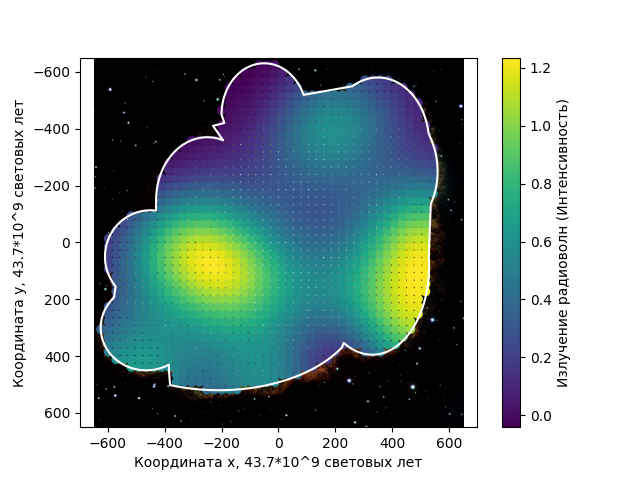

Python code for this plot:
import matplotlib.pyplot as plt
from scipy import interpolate
import shapely.geometry as geom
import numpy as np

image = plt.imread('crab.png')
fig, ax = plt.subplots()
ax.imshow(image, extent=[-650, 650, 650, -650])


t = np.linspace(np.pi, np.pi/2.5, 100)
x1 = -250 + 180 * np.cos(t)
y1 = -150 - 220 * np.sin(t)
x2 = -230
y2 = -410

x = np.append(x1, x2)
y = np.append(y1, y2)

x1 = -190
y1 = -420

x = np.append(x, x1)
y = np.append(y, y1)

t = np.linspace(np.pi, np.pi/8, 100)
x1 = -50 + 150 * np.cos(t)
y1 = -450 - 180 * np.sin(t)

x = np.append(x, x1)
y = np.append(y, y1)

t = np.linspace(np.pi*2/3, np.pi/20, 100)
x1 =  350 + 180 * np.cos(t)
y1 = -350 - 230 * np.sin(t)

x = np.append(x, x1)
y = np.append(y, y1)

t = np.linspace(np.pi/6, -np.pi/6, 100)
x1 = 380 + 180 * np.cos(t)
y1 = -250 - 230 * np.sin(t)

x = np.append(x, x1)
y = np.append(y, y1)

t = np.linspace(np.pi/30, -np.pi*2/3, 100)
x1 = 330 + 200 * np.cos(t)
y1 = 85 - 310 * np.sin(t)

x = np.append(x, x1)
y = np.append(y, y1)

t = np.linspace(-np.pi/6, -np.pi*11/18, 100)
x1 = -210 + 500 * np.cos(t)
y1 = 220 - 300 * np.sin(t)

x = np.append(x, x1)
y = np.append(y, y1)

x1 = -385
y1 = 450

x = np.append(x, x1)
y = np.append(y, y1)

t = np.linspace(-np.pi/3, -np.pi*5/4, 100)
x1 = -465 + 160 * np.cos(t)
y1 = 300 - 150 * np.sin(t)

x = np.append(x, x1)
y = np.append(y, y1)

t = np.linspace(-np.pi*7/9, -np.pi*277/180, 100)
x1 = -450 + 160 * np.cos(t)
y1 = 50 - 163 * np.sin(t)

x = np.append(x, x1)
y = np.append(y, y1)

x1 = -430
y1 = -150

x = np.append(x, x1)
y = np.append(y, y1)

spline_coords, figure_spline_part = interpolate.splprep([x, y], s=0)
spline_curve = interpolate.splev(figure_spline_part, spline_coords)

plt.axis('equal')
plt.plot(spline_curve[0], spline_curve[1], 'w')

curve_coords = []
points_coords = []

for i in range(len(spline_curve[0])):
    curve_coords.append([spline_curve[0][i], spline_curve[1][i]])

polygon = geom.Polygon(curve_coords)
points_number_per_side = 50
x_pictures_limits = [-650, 650]
y_pictures_limits = [650, -650]

for x_point_coord in np.linspace(*x_pictures_limits, points_number_per_side):
    for y_point_coord in np.linspace(*y_pictures_limits, points_number_per_side):
        p = geom.Point(x_point_coord, y_point_coord)
        if p.within(polygon):
            points_coords.append(x_point_coord)
            points_coords.append(y_point_coord)

x_p = np.array(points_coords[0::2])
y_p = np.array(points_coords[1::2])

def bell_function(x, y, intensity=1, dec_rate=[0.5, 0.5]):
    scalar_field = intensity*np.exp(-dec_rate[0] * x**2 - dec_rate[1] * y**2)
    return scalar_field

intensity_centrums_x = [-350, -150, 480, 520, -500, -10, 200, 300, 450, -400, -50, -500, 200, 0, 200]            

intensity_centrums_y = [0, 125, 300, 0, 450, 500, -400, -250, -50, -200, -600, -150, 200, -200, 400]

intensity_values = [90, 90, 100, 100, 70, 70, 70, -10, 10, -10, -10, -10, 50, 10, -50]

def scalar_function(x, y, int_cen_x, int_cen_y, int_vel):
    scalar_field = 0
    for i in range(0, len(int_cen_x)):
        scalar_field += int_vel[i] * bell_function(x - int_cen_x[i], y - int_cen_y[i], 0.009, [0.00002, 0.00002])
    return scalar_field

scalar_fields = []
for i in range(0, len(x_p)):
    calculate = scalar_function(x_p[i], y_p[i], intensity_centrums_x, intensity_centrums_y, intensity_values)
    scalar_fields.append(calculate)

sc_plot = ax.scatter(x_p, y_p, c=scalar_fields) 

ax.set_xlabel('Координата x, 43.7*10^9 световых лет')
ax.set_ylabel('Координата y, 43.7*10^9 световых лет')

cbar = fig.colorbar(sc_plot)
cbar.set_label('Излучение радиоволн (Интенсивность)')
plt.savefig("homework_crab_nebula_scalar_fields.png")